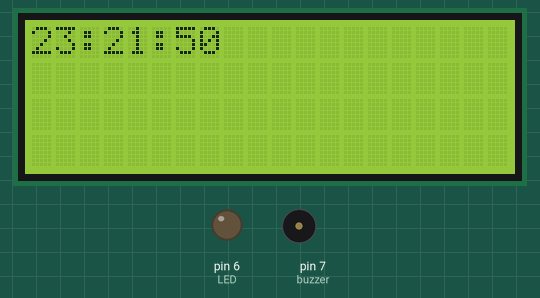
Recording of a sketch running on a simulated Arduino Uno, built with avr-gcc and run on an emulated ATmega328P. Parts: 20×4 character LCD, output pins drawn as LEDs (lit = HIGH), buzzer (waves = sounding, pin HIGH). The local clock reads 2024-03-15 10:24:30 at power-on unless the sketch sets it; what the sketch prints to the serial monitor is not drawn.

Above: at 0.2 s.
At 10.4 s:
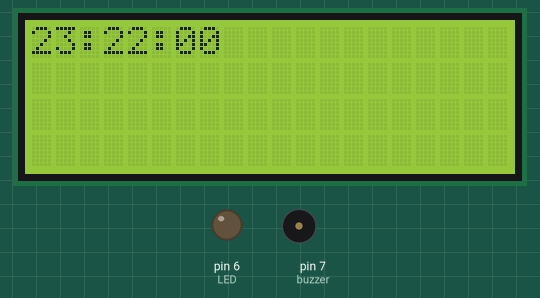
At 19.7 s:
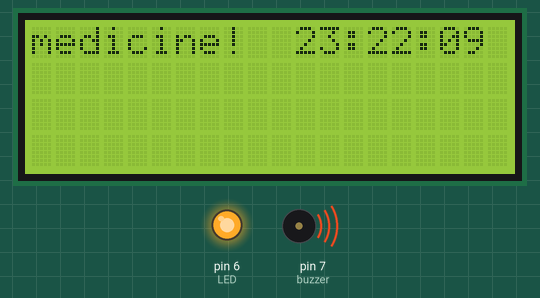
At 38.2 s:
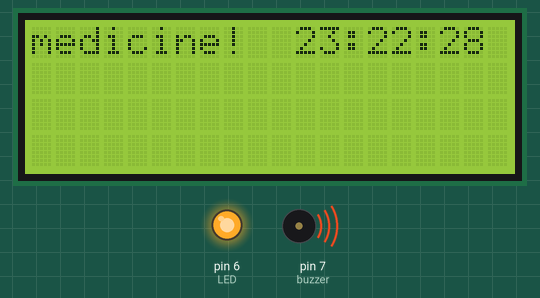
Timing chart, 0 to 39.7 s (numbered marks = the images above):
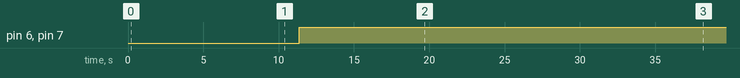

Measured:
- by itself, pin 6 (LED), pin 7 (buzzer): LOW → HIGH at 11.4 s
- what the display in image 1 shows lasts 1.0 s, from 10.4 s to 11.4 s

The sketch:

medicine_reminder_system.ino
```cpp
#include <DS3231.h>
#include <Wire.h>
#include <LiquidCrystal_I2C.h>


DS3231  rtc(SDA, SCL);

int buzzer = 7;
int LED = 6;

Time t;

const int OnHour = 23;
const int OnMin = 22;
const int OffHour = 23;
const int OffMin = 23;

LiquidCrystal_I2C lcd(0x27,20,4);

void setup()
{
  Serial.begin(9600);

  rtc.begin();

  rtc.setDOW(FRIDAY);
  rtc.setTime(23, 21, 50);
  rtc.setDate(04, 11, 2022);

  lcd.init();
  lcd.init();

  lcd.backlight();

  pinMode(buzzer, OUTPUT);
  digitalWrite(buzzer, LOW);
  pinMode(LED, OUTPUT);
  digitalWrite(LED, LOW);


}

void loop()
{
  t = rtc.getTime();

  Serial.print(rtc.getDOWStr());
  Serial.print(" ");

  Serial.print(rtc.getDateStr());
  Serial.print(" -- ");

  Serial.println(rtc.getTimeStr());
  lcd.print(rtc.getTimeStr());

  delay (1000);
  lcd.clear();

  if(t.hour == OnHour && t.min == OnMin ){
    digitalWrite(buzzer,HIGH);
    Serial.println("BUZZER ON");
    digitalWrite(LED,HIGH);
    Serial.println("LIGHT ON");
    lcd.println("medicine!");
    }

   else if(t.hour == OffHour && t.min == OffMin){
      digitalWrite(buzzer,LOW);
      Serial.println("BUZZER OFF");
      digitalWrite(LED,LOW);
      Serial.println("LIGHT OFF");
    }


}
```
